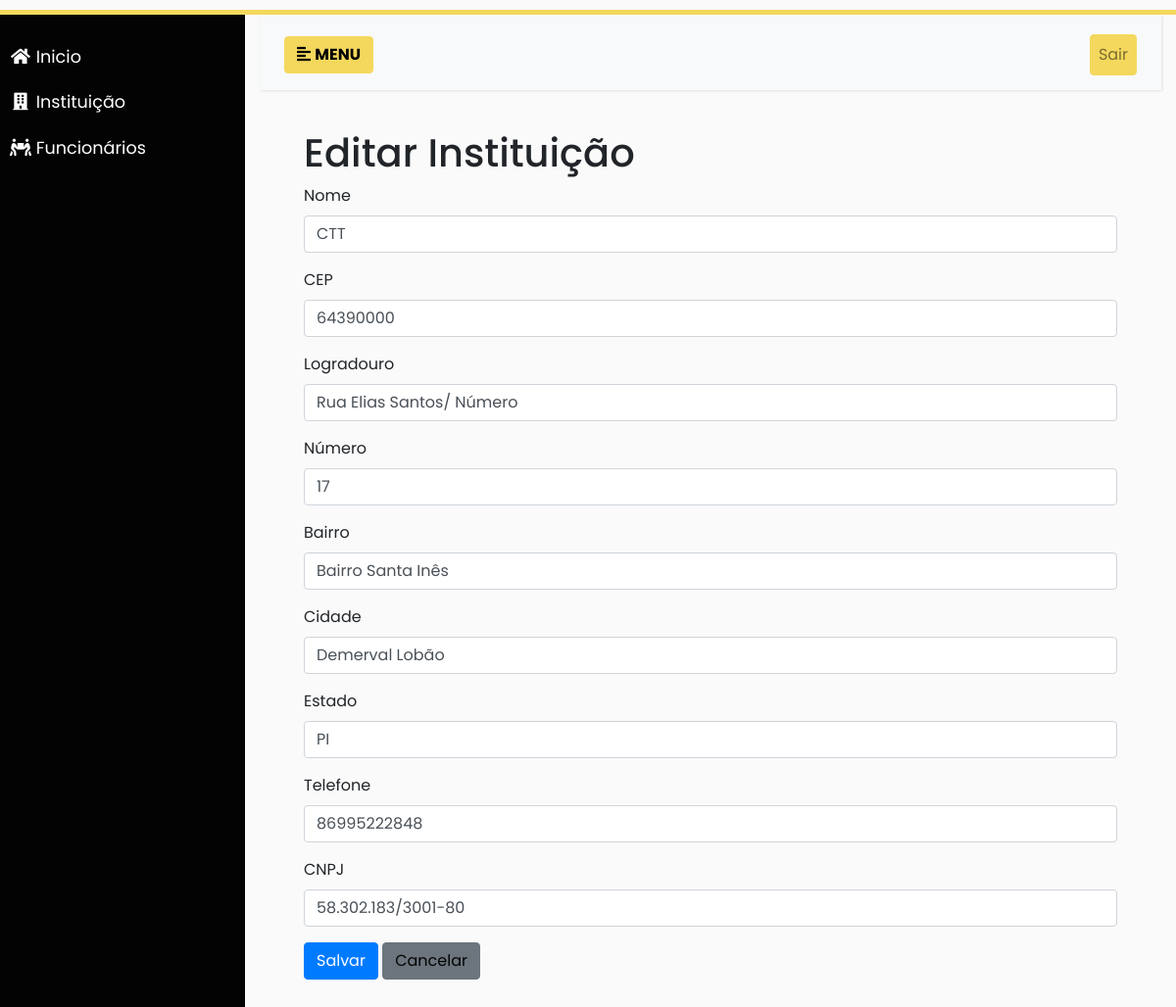
The page /editar-instituicao/2/ on the database its author committed.
### almoxarifado/models.py (models this page shows, shortened)
class Instituicao(models.Model):
    nome = models.CharField(max_length=100)
    cep = models.CharField(max_length=9)
    logradouro = models.CharField(max_length=200)
    numero = models.CharField(max_length=10)
    bairro = models.CharField(max_length=100)
    cidade = models.CharField(max_length=100)
    estado = models.CharField(max_length=2)
    telefone = models.CharField(max_length=20)
    cnpj = models.CharField(max_length=18, unique=True)

### almoxarifado/views/instituicao.py (the view, shortened to what this page needs)
# urls.py: path('editar-instituicao/<int:pk>/', views.editar_instituicao, name='editar-instituicao'),
def editar_instituicao(request, pk):
    instituicao = get_object_or_404(Instituicao, pk=pk)
    return render(request, 'instituicao/editinstituicao.html', {'instituicao': instituicao})

### almoxarifado/templates/instituicao/editinstituicao.html (shortened to what this page needs)
{% extends 'base.html' %} {% load static %} {% block content %}
<div class="container">
  <h1>Editar Instituição</h1>
  <form method="post" action="{% url 'editar-instituicao' instituicao.pk %}">
    <div class="mb-3">
      <label for="nome" class="form-label">Nome</label>
      <input
        type="text"
        id="nome"
        name="nome"
        class="form-control"
        value="{{ val.nome|default:instituicao.nome }}"
        required
      />
    </div>
    <div class="mb-3">
      <label for="cep" class="form-label">CEP</label>
      <input
        type="text"
        id="cep"
        name="cep"
        class="form-control"
        value="{{ val.cep|default:instituicao.cep }}"
      />
    </div>
    <div class="mb-3">
      <label for="logradouro" class="form-label">Logradouro</label>
      <input
        type="text"
        id="logradouro"
        name="logradouro"
        class="form-control"
        value="{{ val.logradouro|default:instituicao.logradouro }}"
      />
    </div>
    <div class="mb-3">
      <label for="numero" class="form-label">Número</label>
      <input
        type="text"
        id="numero"
        name="numero"
        class="form-control"
        value="{{ val.numero|default:instituicao.numero }}"
      />
    </div>
    <div class="mb-3">
      <label for="bairro" class="form-label">Bairro</label>
      <input
        type="text"
        id="bairro"
        name="bairro"
        class="form-control"
        value="{{ val.bairro|default:instituicao.bairro }}"
      />
    </div>
    <div class="mb-3">
      <label for="cidade" class="form-label">Cidade</label>
      <input
        type="text"
        id="cidade"
        name="cidade"
        class="form-control"
        value="{{ val.cidade|default:instituicao.cidade }}"
      />
    </div>
    <div class="mb-3">
      <label for="estado" class="form-label">Estado</label>
      <input
        type="text"
        id="estado"
        name="estado"
        class="form-control"
        value="{{ val.estado|default:instituicao.estado }}"
        maxlength="2"
      />
    </div>
    <div class="mb-3">
      <label for="telefone" class="form-label">Telefone</label>
      <input
        type="text"
        id="telefone"
        name="telefone"
        class="form-control"
        value="{{ val.telefone|default:instituicao.telefone }}"
      />
    </div>
    <div class="mb-3">
      <label for="cnpj" class="form-label">CNPJ</label>
      <input
        type="text"
        id="cnpj"
        name="cnpj"
        class="form-control"
        value="{{ val.cnpj|default:instituicao.cnpj }}"
        required
      />
    </div>
    <button type="submit" class="btn btn-primary">Salvar</button>
    <a href="{% url 'lista_instituicao' %}" class="btn btn-secondary"
      >Cancelar</a
    >
  </form>
</div>
{% endblock content %}

### static/css/style.css (style rules this page uses)
:root { --colorbasic: #030303; --colorbasic2: #000000; --colortext: #FFF; --colortext-menu: #FFF; }
body { font-family: 'Poppins', sans-serif; background: #fafafa; height: 100%; }
a, a:hover, a:focus { color: inherit; text-decoration: none; transition: all 0.3s; }
a:link, a:visited { text-decoration: none; color: var(--colorbasic); }

### rows shown on the page
Instituicao: nome "CTT", cep "64390000", logradouro "Rua Elias Santos/ Número", numero "17", bairro "Bairro Santa Inês", cidade "Demerval Lobão", estado "PI", telefone "86995222848", cnpj "58.302.183/3001-80"
